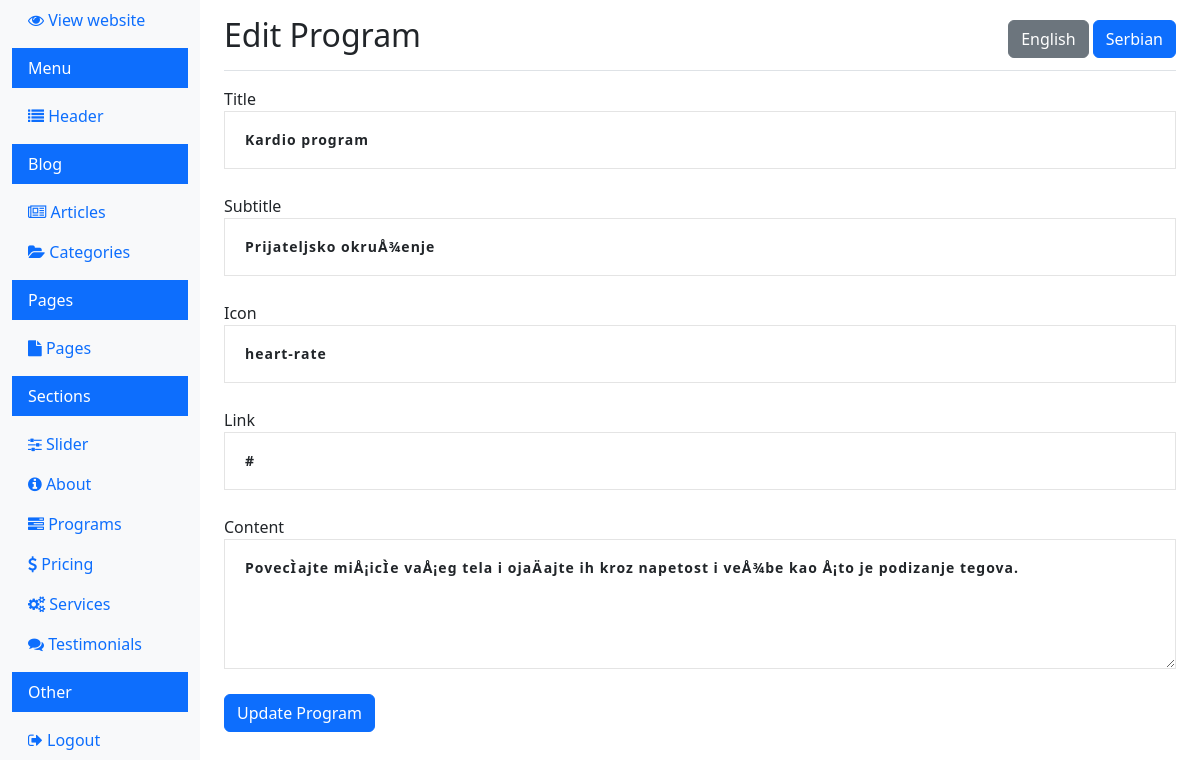
Screenshot of /dashboard/edit_program.php?id=6&lang=sr (signed in) with the database file from the repository.
### tables this page shows
CREATE TABLE IF NOT EXISTS `programs` (
  `id` int(11) NOT NULL AUTO_INCREMENT,
  `title` varchar(255) NOT NULL,
  `subtitle` varchar(255) NOT NULL,
  `icon` varchar(255) NOT NULL,
  `link` varchar(255) NOT NULL,
  `content` text NOT NULL,
  `language` varchar(2) NOT NULL DEFAULT 'sr',
  PRIMARY KEY (`id`)
);

### dashboard/edit_program.php (the view, shortened to what this page needs)
<?php
$lang = 'en';
if (isset($_GET['lang'])) {
  $lang = $_GET['lang'];
} elseif (isset($_SESSION['lang'])) {
  $lang = $_SESSION['lang'];
}
$conn = new mysqli(DB_HOST, DB_USER, DB_PASS, DB_NAME);
$id = $_GET['id'];
$sql = "SELECT title, subtitle, icon, link, content FROM programs WHERE id=? AND language=?";
$stmt = $conn->prepare($sql);
$stmt->bind_param("is", $id, $lang);
$stmt->execute();
$result = $stmt->get_result();
$program = $result->fetch_assoc();
?>
<!doctype html>
<html lang="en">
<head>
  <link rel="stylesheet" href="../css/bootstrap.min.css">
  <link rel="stylesheet" href="https://cdnjs.cloudflare.com/ajax/libs/font-awesome/4.7.0/css/font-awesome.min.css">
  <link rel="stylesheet" href="../css/style.css">
</head>
<body>
  <div class="container-fluid">
    <div class="row">
      <?php include 'navigation.php'; ?>
      <main role="main" class="col-md-9 ms-sm-auto col-lg-10 px-md-4">
        <div class="d-flex justify-content-between flex-wrap flex-md-nowrap align-items-center pt-3 pb-2 mb-3 border-bottom">
          <h1 class="h2">Edit Program</h1>
          <div>
            <a href="?id=<?php echo $id; ?>&lang=en" class="btn <?php echo $lang === 'en' ? 'btn-primary' : 'btn-secondary'; ?>">English</a>
            <a href="?id=<?php echo $id; ?>&lang=sr" class="btn <?php echo $lang === 'sr' ? 'btn-primary' : 'btn-secondary'; ?>">Serbian</a>
          </div>
        </div>
        <form method="POST" action="edit_program.php?id=<?php echo $id; ?>&lang=<?php echo $lang; ?>">
          <div class="form-group">
            <label for="title">Title</label>
            <input type="text" class="form-control" id="title" name="title" value="<?php echo htmlspecialchars($program['title']); ?>" required>
          </div>
          <div class="form-group">
            <label for="subtitle">Subtitle</label>
            <input type="text" class="form-control" id="subtitle" name="subtitle" value="<?php echo htmlspecialchars($program['subtitle']); ?>" required>
          </div>
          <div class="form-group">
            <label for="icon">Icon</label>
            <select class="form-control" id="icon" name="icon" required>
              <?php
              $icons = [
                "diet", "dumbbell", "fruits", "wheel", "juice", "heart-rate",
                "medal", "muscle", "rowing-machine", "diet-1", "water-bottle",
                "weightlift", "no-smoking", "stationary-bike", "treadmill",
                "weightlifter", "gym", "barbell", "woman", "bike", "meditation",
                "dumbbell-1", "weight", "yoga", "weight-lifting", "phone-call",
                "wellness", "gym-1", "wellness-1", "run", "sports-and-competition",
                "running-man", "oil", "placeholder", "placeholder-1", "mail",
                "weight-1", "workout", "gym-2", "sports-and-competition-1",
                "weightlifter-1"
              ];
              foreach ($icons as $iconOption) {
                $selected = $iconOption == str_replace("pbmit-gimox-business-icon-", "", $program['icon']) ? "selected" : "";
                echo "<option value='$iconOption' $selected>$iconOption</option>";
              }
              ?>
            </select>
          </div>
          <div class="form-group">
            <label for="link">Link</label>
            <input type="text" class="form-control" id="link" name="link" value="<?php echo htmlspecialchars($program['link']); ?>" required>
          </div>
          <div class="form-group">
            <label for="content">Content</label>
            <textarea class="form-control" id="content" name="content" rows="4"><?php echo htmlspecialchars($program['content']); ?></textarea>
          </div>
          <button type="submit" class="btn btn-primary">Update Program</button>
        </form>
      </main>
    </div>
  </div>
</body>
</html>

### css/style.css (style rules this page uses)
.form-control { background-color: #fff; line-height: 24px; padding: 16px 20px; font-size: 14px; font-weight: 600; border: 0; border-radius: 0px; border: 1px solid rgba(119,119,119,.2); margin-bottom: 25px; width: 100%; letter-spacing: 1px; font-family: var(--pbmit-heading-typography-font-family); }
.form-control::placeholder { color: #999; }

### rows the page displays
programs: title "Kardio program", subtitle "Prijateljsko okruÅ¾enje", link "#", content "PovecÌajte miÅ¡icÌe vaÅ¡eg tela i ojaÄajte ih kroz napetost i veÅ¾be kao Å¡to je podizanje tegova."

### other values shown
form field icon "heart-rate"
